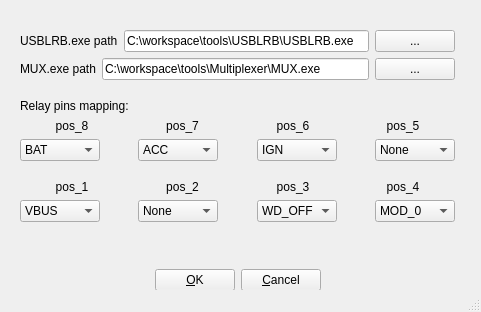
<?xml version="1.0" encoding="UTF-8"?>
<ui version="4.0">
 <class>windowSetting</class>
 <widget class="QMainWindow" name="windowSetting">
  <property name="geometry">
   <rect>
    <x>0</x>
    <y>0</y>
    <width>481</width>
    <height>312</height>
   </rect>
  </property>
  <property name="windowTitle">
   <string>MainWindow</string>
  </property>
  <widget class="QWidget" name="centralwidget">
   <widget class="QWidget" name="">
    <property name="geometry">
     <rect>
      <x>20</x>
      <y>30</y>
      <width>435</width>
      <height>261</height>
     </rect>
    </property>
    <layout class="QVBoxLayout" name="verticalLayout_2">
     <item>
      <layout class="QVBoxLayout" name="verticalLayout">
       <item>
        <layout class="QHBoxLayout" name="horizontalLayout">
         <item>
          <widget class="QLabel" name="label">
           <property name="text">
            <string>USBLRB.exe path</string>
           </property>
          </widget>
         </item>
         <item>
          <widget class="QLineEdit" name="txtRelayPath">
           <property name="text">
            <string>C:\workspace\tools\USBLRB\USBLRB.exe</string>
           </property>
          </widget>
         </item>
         <item>
          <widget class="QPushButton" name="btnRelayPath">
           <property name="text">
            <string>...</string>
           </property>
          </widget>
         </item>
        </layout>
       </item>
       <item>
        <layout class="QHBoxLayout" name="horizontalLayout_2">
         <item>
          <widget class="QLabel" name="label_2">
           <property name="text">
            <string>MUX.exe path</string>
           </property>
          </widget>
         </item>
         <item>
          <widget class="QLineEdit" name="txtMUXPath">
           <property name="text">
            <string>C:\workspace\tools\Multiplexer\MUX.exe</string>
           </property>
          </widget>
         </item>
         <item>
          <widget class="QPushButton" name="btnMUXPath">
           <property name="text">
            <string>...</string>
           </property>
          </widget>
         </item>
        </layout>
       </item>
       <item>
        <spacer name="verticalSpacer">
         <property name="orientation">
          <enum>Qt::Vertical</enum>
         </property>
         <property name="sizeHint" stdset="0">
          <size>
           <width>431</width>
           <height>13</height>
          </size>
         </property>
        </spacer>
       </item>
       <item>
        <widget class="QLabel" name="label_3">
         <property name="text">
          <string>Relay pins mapping:</string>
         </property>
        </widget>
       </item>
       <item>
        <layout class="QHBoxLayout" name="horizontalLayout_3">
         <item>
          <widget class="QLabel" name="label_10">
           <property name="text">
            <string>pos_8</string>
           </property>
           <property name="alignment">
            <set>Qt::AlignCenter</set>
           </property>
          </widget>
         </item>
         <item>
          <widget class="QLabel" name="label_11">
           <property name="text">
            <string>pos_7</string>
           </property>
           <property name="alignment">
            <set>Qt::AlignCenter</set>
           </property>
          </widget>
         </item>
         <item>
          <widget class="QLabel" name="label_9">
           <property name="text">
            <string>pos_6</string>
           </property>
           <property name="alignment">
            <set>Qt::AlignCenter</set>
           </property>
          </widget>
         </item>
         <item>
          <widget class="QLabel" name="label_8">
           <property name="text">
            <string>pos_5</string>
           </property>
           <property name="alignment">
            <set>Qt::AlignCenter</set>
           </property>
          </widget>
         </item>
        </layout>
       </item>
       <item>
        <layout class="QHBoxLayout" name="horizontalLayout_4">
         <item>
          <widget class="QComboBox" name="cbPos8">
           <property name="currentText">
            <string>BAT</string>
           </property>
           <property name="currentIndex">
            <number>1</number>
           </property>
           <item>
            <property name="text">
             <string>None</string>
            </property>
           </item>
           <item>
            <property name="text">
             <string>BAT</string>
            </property>
           </item>
           <item>
            <property name="text">
             <string>ACC</string>
            </property>
           </item>
           <item>
            <property name="text">
             <string>IGN</string>
            </property>
           </item>
           <item>
            <property name="text">
             <string>VBUS</string>
            </property>
           </item>
           <item>
            <property name="text">
             <string>MOD_0</string>
            </property>
           </item>
           <item>
            <property name="text">
             <string>WD_OFF</string>
            </property>
           </item>
           <item>
            <property name="text">
             <string>OPT_0</string>
            </property>
           </item>
           <item>
            <property name="text">
             <string>OPT_1</string>
            </property>
           </item>
           <item>
            <property name="text">
             <string>OPT_2</string>
            </property>
           </item>
          </widget>
         </item>
         <item>
          <spacer name="horizontalSpacer">
           <property name="orientation">
            <enum>Qt::Horizontal</enum>
           </property>
           <property name="sizeHint" stdset="0">
            <size>
             <width>40</width>
             <height>20</height>
            </size>
           </property>
          </spacer>
         </item>
         <item>
          <widget class="QComboBox" name="cbPos7">
           <property name="currentIndex">
            <number>2</number>
           </property>
           <item>
            <property name="text">
             <string>None</string>
            </property>
           </item>
           <item>
            <property name="text">
             <string>BAT</string>
            </property>
           </item>
           <item>
            <property name="text">
             <string>ACC</string>
            </property>
           </item>
           <item>
            <property name="text">
             <string>IGN</string>
            </property>
           </item>
           <item>
            <property name="text">
             <string>VBUS</string>
            </property>
           </item>
           <item>
            <property name="text">
             <string>MOD_0</string>
            </property>
           </item>
           <item>
            <property name="text">
             <string>WD_OFF</string>
            </property>
           </item>
           <item>
            <property name="text">
             <string>OPT_0</string>
            </property>
           </item>
           <item>
            <property name="text">
             <string>OPT_1</string>
            </property>
           </item>
           <item>
            <property name="text">
             <string>OPT_2</string>
            </property>
           </item>
          </widget>
         </item>
         <item>
          <spacer name="horizontalSpacer_2">
           <property name="orientation">
            <enum>Qt::Horizontal</enum>
           </property>
           <property name="sizeHint" stdset="0">
            <size>
             <width>40</width>
             <height>20</height>
            </size>
           </property>
          </spacer>
         </item>
         <item>
          <widget class="QComboBox" name="cbPos6">
           <property name="currentIndex">
            <number>3</number>
           </property>
           <item>
            <property name="text">
             <string>None</string>
            </property>
           </item>
           <item>
            <property name="text">
             <string>BAT</string>
            </property>
           </item>
           <item>
            <property name="text">
             <string>ACC</string>
            </property>
           </item>
           <item>
            <property name="text">
             <string>IGN</string>
            </property>
           </item>
           <item>
            <property name="text">
             <string>VBUS</string>
            </property>
           </item>
           <item>
            <property name="text">
             <string>MOD_0</string>
            </property>
           </item>
           <item>
            <property name="text">
             <string>WD_OFF</string>
            </property>
           </item>
           <item>
            <property name="text">
             <string>OPT_0</string>
            </property>
           </item>
           <item>
            <property name="text">
             <string>OPT_1</string>
            </property>
           </item>
           <item>
            <property name="text">
             <string>OPT_2</string>
            </property>
           </item>
          </widget>
         </item>
         <item>
          <spacer name="horizontalSpacer_3">
           <property name="orientation">
            <enum>Qt::Horizontal</enum>
           </property>
           <property name="sizeHint" stdset="0">
            <size>
             <width>40</width>
             <height>20</height>
            </size>
           </property>
          </spacer>
         </item>
         <item>
          <widget class="QComboBox" name="cbPos5">
           <item>
            <property name="text">
             <string>None</string>
            </property>
           </item>
           <item>
            <property name="text">
             <string>BAT</string>
            </property>
           </item>
           <item>
            <property name="text">
             <string>ACC</string>
            </property>
           </item>
           <item>
            <property name="text">
             <string>IGN</string>
            </property>
           </item>
           <item>
            <property name="text">
             <string>VBUS</string>
            </property>
           </item>
           <item>
            <property name="text">
             <string>MOD_0</string>
            </property>
           </item>
           <item>
            <property name="text">
             <string>WD_OFF</string>
            </property>
           </item>
           <item>
            <property name="text">
             <string>OPT_0</string>
            </property>
           </item>
           <item>
            <property name="text">
             <string>OPT_1</string>
            </property>
           </item>
           <item>
            <property name="text">
             <string>OPT_2</string>
            </property>
           </item>
          </widget>
         </item>
        </layout>
       </item>
       <item>
        <spacer name="verticalSpacer_2">
         <property name="orientation">
          <enum>Qt::Vertical</enum>
         </property>
         <property name="sizeHint" stdset="0">
          <size>
           <width>431</width>
           <height>13</height>
          </size>
         </property>
        </spacer>
       </item>
       <item>
        <layout class="QHBoxLayout" name="horizontalLayout_5">
         <item>
          <widget class="QLabel" name="label_4">
           <property name="layoutDirection">
            <enum>Qt::LeftToRight</enum>
           </property>
           <property name="text">
            <string>pos_1</string>
           </property>
           <property name="alignment">
            <set>Qt::AlignCenter</set>
           </property>
          </widget>
         </item>
         <item>
          <widget class="QLabel" name="label_5">
           <property name="text">
            <string>pos_2</string>
           </property>
           <property name="alignment">
            <set>Qt::AlignCenter</set>
           </property>
          </widget>
         </item>
         <item>
          <widget class="QLabel" name="label_6">
           <property name="text">
            <string>pos_3</string>
           </property>
           <property name="alignment">
            <set>Qt::AlignCenter</set>
           </property>
          </widget>
         </item>
         <item>
          <widget class="QLabel" name="label_7">
           <property name="text">
            <string>pos_4</string>
           </property>
           <property name="alignment">
            <set>Qt::AlignCenter</set>
           </property>
          </widget>
         </item>
        </layout>
       </item>
       <item>
        <layout class="QHBoxLayout" name="horizontalLayout_6">
         <item>
          <widget class="QComboBox" name="cbPos1">
           <property name="currentIndex">
            <number>4</number>
           </property>
           <item>
            <property name="text">
             <string>None</string>
            </property>
           </item>
           <item>
            <property name="text">
             <string>BAT</string>
            </property>
           </item>
           <item>
            <property name="text">
             <string>ACC</string>
            </property>
           </item>
           <item>
            <property name="text">
             <string>IGN</string>
            </property>
           </item>
           <item>
            <property name="text">
             <string>VBUS</string>
            </property>
           </item>
           <item>
            <property name="text">
             <string>MOD_0</string>
            </property>
           </item>
           <item>
            <property name="text">
             <string>WD_OFF</string>
            </property>
           </item>
           <item>
            <property name="text">
             <string>OPT_0</string>
            </property>
           </item>
           <item>
            <property name="text">
             <string>OPT_1</string>
            </property>
           </item>
           <item>
            <property name="text">
             <string>OPT_2</string>
            </property>
           </item>
          </widget>
         </item>
         <item>
          <spacer name="horizontalSpacer_4">
           <property name="orientation">
            <enum>Qt::Horizontal</enum>
           </property>
           <property name="sizeHint" stdset="0">
            <size>
             <width>40</width>
             <height>20</height>
            </size>
           </property>
          </spacer>
         </item>
         <item>
          <widget class="QComboBox" name="cbPos2">
           <item>
            <property name="text">
             <string>None</string>
            </property>
           </item>
           <item>
            <property name="text">
             <string>BAT</string>
            </property>
           </item>
           <item>
            <property name="text">
             <string>ACC</string>
            </property>
           </item>
           <item>
            <property name="text">
             <string>IGN</string>
            </property>
           </item>
           <item>
            <property name="text">
             <string>VBUS</string>
            </property>
           </item>
           <item>
            <property name="text">
             <string>MOD_0</string>
            </property>
           </item>
           <item>
            <property name="text">
             <string>WD_OFF</string>
            </property>
           </item>
           <item>
            <property name="text">
             <string>OPT_0</string>
            </property>
           </item>
           <item>
            <property name="text">
             <string>OPT_1</string>
            </property>
           </item>
           <item>
            <property name="text">
             <string>OPT_2</string>
            </property>
           </item>
          </widget>
         </item>
         <item>
          <spacer name="horizontalSpacer_5">
           <property name="orientation">
            <enum>Qt::Horizontal</enum>
           </property>
           <property name="sizeHint" stdset="0">
            <size>
             <width>40</width>
             <height>20</height>
            </size>
           </property>
          </spacer>
         </item>
         <item>
          <widget class="QComboBox" name="cbPos3">
           <property name="currentIndex">
            <number>6</number>
           </property>
           <item>
            <property name="text">
             <string>None</string>
            </property>
           </item>
           <item>
            <property name="text">
             <string>BAT</string>
            </property>
           </item>
           <item>
            <property name="text">
             <string>ACC</string>
            </property>
           </item>
           <item>
            <property name="text">
             <string>IGN</string>
            </property>
           </item>
           <item>
            <property name="text">
             <string>VBUS</string>
            </property>
           </item>
           <item>
            <property name="text">
             <string>MOD_0</string>
            </property>
           </item>
           <item>
            <property name="text">
             <string>WD_OFF</string>
            </property>
           </item>
           <item>
            <property name="text">
             <string>OPT_0</string>
            </property>
           </item>
           <item>
            <property name="text">
             <string>OPT_1</string>
            </property>
           </item>
           <item>
            <property name="text">
             <string>OPT_2</string>
            </property>
           </item>
          </widget>
         </item>
         <item>
          <spacer name="horizontalSpacer_6">
           <property name="orientation">
            <enum>Qt::Horizontal</enum>
           </property>
           <property name="sizeHint" stdset="0">
            <size>
             <width>40</width>
             <height>20</height>
            </size>
           </property>
          </spacer>
         </item>
         <item>
          <widget class="QComboBox" name="cbPos4">
           <property name="currentIndex">
            <number>5</number>
           </property>
           <item>
            <property name="text">
             <string>None</string>
            </property>
           </item>
           <item>
            <property name="text">
             <string>BAT</string>
            </property>
           </item>
           <item>
            <property name="text">
             <string>ACC</string>
            </property>
           </item>
           <item>
            <property name="text">
             <string>IGN</string>
            </property>
           </item>
           <item>
            <property name="text">
             <string>VBUS</string>
            </property>
           </item>
           <item>
            <property name="text">
             <string>MOD_0</string>
            </property>
           </item>
           <item>
            <property name="text">
             <string>WD_OFF</string>
            </property>
           </item>
           <item>
            <property name="text">
             <string>OPT_0</string>
            </property>
           </item>
           <item>
            <property name="text">
             <string>OPT_1</string>
            </property>
           </item>
           <item>
            <property name="text">
             <string>OPT_2</string>
            </property>
           </item>
          </widget>
         </item>
        </layout>
       </item>
      </layout>
     </item>
     <item>
      <spacer name="verticalSpacer_3">
       <property name="orientation">
        <enum>Qt::Vertical</enum>
       </property>
       <property name="sizeHint" stdset="0">
        <size>
         <width>20</width>
         <height>40</height>
        </size>
       </property>
      </spacer>
     </item>
     <item>
      <layout class="QHBoxLayout" name="horizontalLayout_7">
       <item>
        <spacer name="horizontalSpacer_7">
         <property name="orientation">
          <enum>Qt::Horizontal</enum>
         </property>
         <property name="sizeHint" stdset="0">
          <size>
           <width>40</width>
           <height>20</height>
          </size>
         </property>
        </spacer>
       </item>
       <item>
        <widget class="QPushButton" name="btnSetting_OK">
         <property name="text">
          <string>&amp;OK</string>
         </property>
        </widget>
       </item>
       <item>
        <widget class="QPushButton" name="btnSetting_Cancel">
         <property name="text">
          <string>&amp;Cancel</string>
         </property>
        </widget>
       </item>
       <item>
        <spacer name="horizontalSpacer_8">
         <property name="orientation">
          <enum>Qt::Horizontal</enum>
         </property>
         <property name="sizeHint" stdset="0">
          <size>
           <width>40</width>
           <height>20</height>
          </size>
         </property>
        </spacer>
       </item>
      </layout>
     </item>
    </layout>
   </widget>
  </widget>
  <widget class="QStatusBar" name="statusbar"/>
 </widget>
 <resources/>
 <connections/>
</ui>
